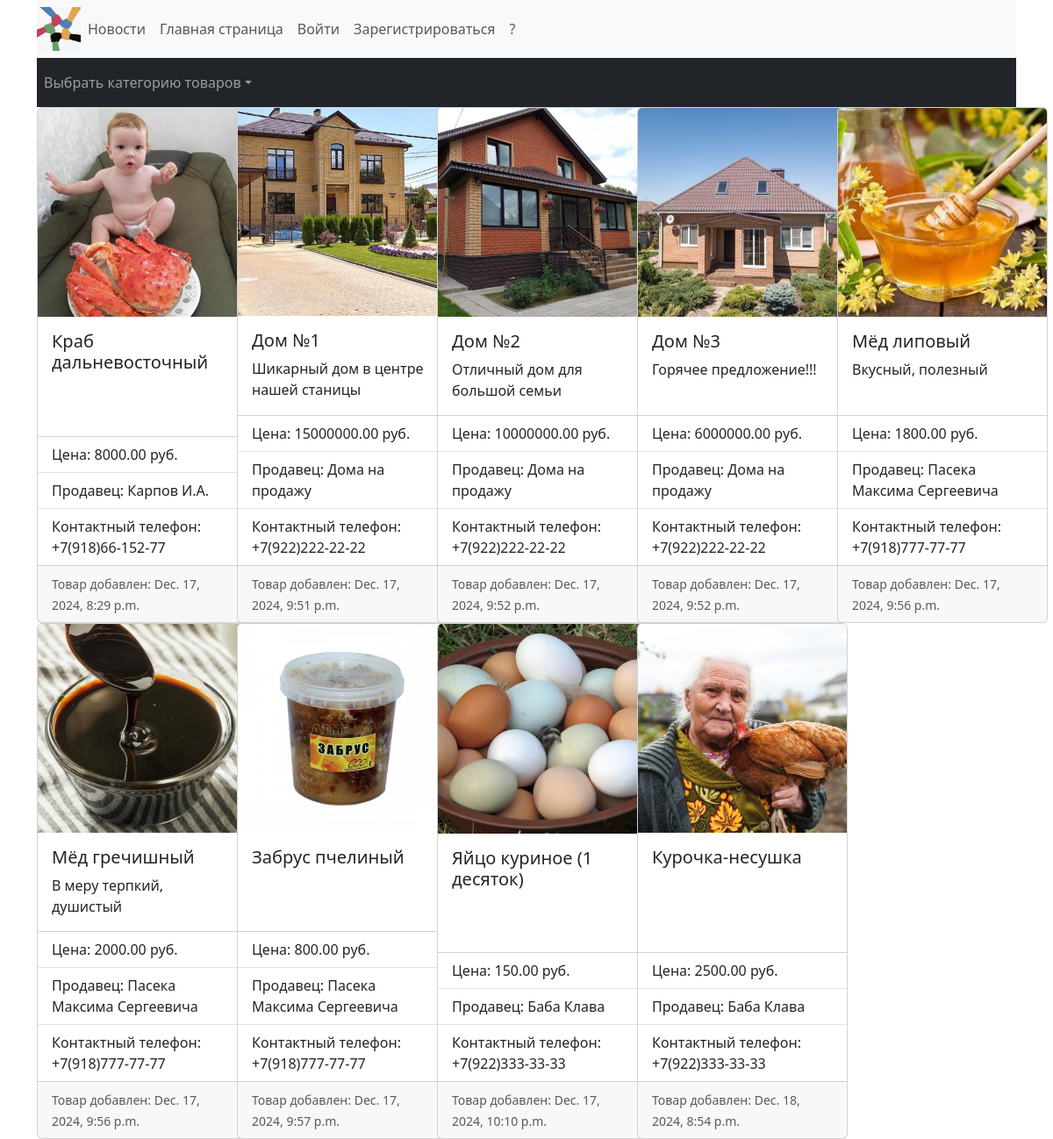
Page /JKH_site/trades/ on the committed database.
### JKH_site/models.py (models this page shows, shortened)
class Product(models.Model):
    user = models.ForeignKey(User, on_delete=models.CASCADE, related_name='products', )
    product_category = models.ForeignKey(Category, related_name='products', on_delete=models.CASCADE,
                                         verbose_name='Выберите категорию')
    product_name = models.CharField(max_length=200, blank=False, unique=False)
    product_image = models.ImageField(default='static/media/products/default_image.jpg',
                                      upload_to='static/media/products')
    product_info = models.TextField(blank=True)
    product_price = models.DecimalField(max_digits=20, decimal_places=2)
    date_of_offering = models.DateTimeField(auto_now_add=True)

class Profile(models.Model):
    user = models.OneToOneField(User, on_delete=models.CASCADE)
    company_name = models.CharField(max_length=100, blank=True)
    company_info = models.TextField(blank=True)
    photo = models.ImageField(default='static/media/photos/default_photo.jpg', upload_to='static/media/photos')
    address = models.TextField(blank=True)
    phone_number = models.CharField(max_length=25, blank=True)

### JKH_site/views.py (the view)
# urls.py: path('trades/', trades, name='trades'),
def trades(request, slug=None):
    category = None
    products = Product.objects.all()
    categories = Category.objects.all()
    if slug:
        category = get_object_or_404(Category, slug=slug)
        products = products.filter(product_category=category)
    context = {'category': category, 'categories': categories, 'products': products}
    return render(request, 'JKH_site/trades.html', context)

### JKH_site/models.py (called while the page is built)
    def __str__(self):
        return self.category_name

### JKH_site/templates/JKH_site/trades.html (shortened to what this page needs)
{% extends "JKH_site/base.html" %}
{% load static %}
{% block content %}
        <nav class="navbar navbar-expand-sm navbar-dark bg-dark">
            <div class="collapse navbar-collapse" id="navbarNav">
                <ul class="navbar-nav">
                    <li class="nav-item dropdown">
                        <a class="nav-link dropdown-toggle" data-bs-toggle="dropdown" href="#" role="button"
                           aria-expanded="false">Выбрать категорию товаров</a>
                    </li>
                </ul>
            </div>
        </nav>
<div class="row row-cols-1 row-cols-md-5">
    {% for i in products %}
        <div class="col">
            <div class="card h-100" style="width: 15rem;">
                <img src="{{ i.product_image.url }}" class="card-img-top" alt="Фото товара">
                    <div class="card-body">
                        <h5 class="card-title">{{i.product_name}}</h5>
                        <p class="card-text">{{i.product_info}}</p>
                    </div>
                    <ul class="list-group list-group-flush">
                        <li class="list-group-item">Цена: {{i.product_price}} руб.</li>
                        <li class="list-group-item">Продавец: {{i.user.profile.company_name}}</li>
                        <li class="list-group-item">Контактный телефон: {{i.user.profile.phone_number}}</li>
                    </ul>
                    <div class="card-footer">
                        <small class="text-body-secondary">Товар добавлен: {{i.date_of_offering}}</small>
                    </div>
            </div>
        </div>
    {% endfor %}
</div>
{% endblock content %}

### JKH_site/templates/JKH_site/base.html (shortened to what this page needs)
<!DOCTYPE html>
{% load static %}
<html>
<head>
    <link href="https://cdn.jsdelivr.net/npm/bootstrap@5.3.3/dist/css/bootstrap.min.css"
          rel="stylesheet"
>
</head>
<body>
    <header>
        <div class="container">
        <nav class="navbar navbar-expand-sm navbar-light bg-light">
            <img src="{% static 'media/images/logo.jpg' %}" height="50px" alt="My Image" >
            <div class="collapse navbar-collapse" id="navbarNav">
                <ul class="navbar-nav">
                    <a class="nav-link" data-bs-toggle="collapse" href="#hotnews" role="button" aria-expanded="false"
                       aria-controls="collapseNews">
                        Новости
                    </a>
                    <a class="nav-link" href="{% url 'JKH_site:home_page' %}">Главная страница</a>
                    {% if user.is_authenticated %}
                    <a class="nav-link" href="{% url 'JKH_site:profile' %}">Мой профиль</a>
                    <a class="nav-link" href="{% url 'JKH_site:logout' %}">Выйти</a>
                    {% else %}
                    <a class="nav-link" href="{% url 'JKH_site:login' %}">Войти</a>
                    <a class="nav-link" href="{% url 'JKH_site:registration' %}">Зарегистрироваться</a>
                    {% endif %}
                    <a class="nav-link" href="{% url 'JKH_site:info' %}">?</a>
                </ul>
            </div>
        </nav>
        </div>
    </header>
    <main class="container">
        {% block content %}{% endblock %}
    </main>
</body>
</html>

### rows in the picture
Product: product_image (picture), product_name "Краб дальневосточный", product_price "8000.00", user.profile.company_name "Карпов И.А.", user.profile.phone_number "+7(918)66-152-77", date_of_offering "Dec. 17, 2024, 8:29 p.m."
Product: product_image (picture), product_name "Дом №1", product_info "Шикарный дом в центре нашей станицы", product_price "15000000.00", user.profile.company_name "Дома на продажу", user.profile.phone_number "+7(922)222-22-22", date_of_offering "Dec. 17, 2024, 9:51 p.m."
Product: product_image (picture), product_name "Дом №2", product_info "Отличный дом для большой семьи", product_price "10000000.00", user.profile.company_name "Дома на продажу", user.profile.phone_number "+7(922)222-22-22", date_of_offering "Dec. 17, 2024, 9:52 p.m."
Product: product_image (picture), product_name "Дом №3", product_info "Горячее предложение!!!", product_price "6000000.00", user.profile.company_name "Дома на продажу", user.profile.phone_number "+7(922)222-22-22", date_of_offering "Dec. 17, 2024, 9:52 p.m."
Product: product_image (picture), product_name "Мёд липовый", product_info "Вкусный, полезный", product_price "1800.00", user.profile.company_name "Пасека Максима Сергеевича", user.profile.phone_number "+7(918)777-77-77", date_of_offering "Dec. 17, 2024, 9:56 p.m."
Product: product_image (picture), product_name "Мёд гречишный", product_info "В меру терпкий, душистый", product_price "2000.00", user.profile.company_name "Пасека Максима Сергеевича", user.profile.phone_number "+7(918)777-77-77", date_of_offering "Dec. 17, 2024, 9:56 p.m."
Product: product_image (picture), product_name "Забрус пчелиный", product_price "800.00", user.profile.company_name "Пасека Максима Сергеевича", user.profile.phone_number "+7(918)777-77-77", date_of_offering "Dec. 17, 2024, 9:57 p.m."
Product: product_image (picture), product_name "Яйцо куриное (1 десяток)", product_price "150.00", user.profile.company_name "Баба Клава", user.profile.phone_number "+7(922)333-33-33", date_of_offering "Dec. 17, 2024, 10:10 p.m."
Product: product_image (picture), product_name "Курочка-несушка", product_price "2500.00", user.profile.company_name "Баба Клава", user.profile.phone_number "+7(922)333-33-33", date_of_offering "Dec. 18, 2024, 8:54 p.m."
